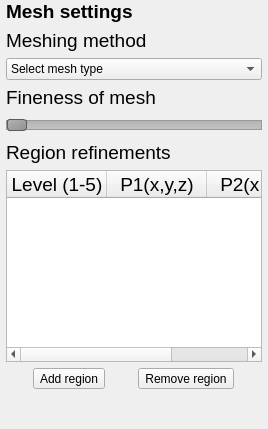
     <widget class="QWidget" name="page_9">
      <layout class="QVBoxLayout" name="verticalLayout_9">
       <property name="leftMargin">
        <number>6</number>
       </property>
       <property name="topMargin">
        <number>0</number>
       </property>
       <property name="rightMargin">
        <number>6</number>
       </property>
       <property name="bottomMargin">
        <number>0</number>
       </property>
       <item>
        <widget class="QLabel" name="label_11">
         <property name="font">
          <font>
           <pointsize>14</pointsize>
          </font>
         </property>
         <property name="text">
          <string>&lt;html&gt;&lt;head/&gt;&lt;body&gt;&lt;p&gt;&lt;span style=&quot; font-weight:600;&quot;&gt;Mesh settings&lt;/span&gt;&lt;/p&gt;&lt;/body&gt;&lt;/html&gt;</string>
         </property>
        </widget>
       </item>
       <item>
        <widget class="QLabel" name="GeoC_BathfiletypeLabel_2">
         <property name="font">
          <font>
           <pointsize>14</pointsize>
          </font>
         </property>
         <property name="text">
          <string>&lt;html&gt;&lt;head/&gt;&lt;body&gt;&lt;p&gt;Meshing method&lt;/p&gt;&lt;/body&gt;&lt;/html&gt;</string>
         </property>
        </widget>
       </item>
       <item>
        <widget class="QComboBox" name="GeoC_BathfiletypeOptions_2">
         <item>
          <property name="text">
           <string>Select mesh type</string>
          </property>
         </item>
         <item>
          <property name="text">
           <string>Use Hydro-UQ mesher</string>
          </property>
         </item>
         <item>
          <property name="text">
           <string>Upload mesh files</string>
          </property>
         </item>
         <item>
          <property name="text">
           <string>Upload solver specific mesh dicts</string>
          </property>
         </item>
        </widget>
       </item>
       <item>
        <widget class="QLabel" name="GeoC_BathfileLabel_6">
         <property name="font">
          <font>
           <pointsize>14</pointsize>
          </font>
         </property>
         <property name="focusPolicy">
          <enum>Qt::ClickFocus</enum>
         </property>
         <property name="text">
          <string>&lt;html&gt;&lt;head/&gt;&lt;body&gt;&lt;p&gt;Fineness of mesh&lt;/p&gt;&lt;/body&gt;&lt;/html&gt;</string>
         </property>
        </widget>
       </item>
       <item>
        <widget class="QSlider" name="horizontalSlider">
         <property name="mouseTracking">
          <bool>true</bool>
         </property>
         <property name="focusPolicy">
          <enum>Qt::WheelFocus</enum>
         </property>
         <property name="styleSheet">
          <string notr="true">QSlider::groove:horizontal {
    border: 1px solid #999999;
    height: 8px; /* the groove expands to the size of the slider by default. by giving it a height, it has a fixed size */
    background: qlineargradient(x1:0, y1:0, x2:0, y2:1, stop:0 #B1B1B1, stop:1 #c4c4c4);
    margin: 2px 0;
}

QSlider::handle:horizontal {
    background: qlineargradient(x1:0, y1:0, x2:1, y2:1, stop:0 #b4b4b4, stop:1 #8f8f8f);
    border: 1px solid #5c5c5c;
    width: 18px;
    margin: -2px 0; /* handle is placed by default on the contents rect of the groove. Expand outside the groove */
    border-radius: 3px;
}</string>
         </property>
         <property name="minimum">
          <number>1</number>
         </property>
         <property name="maximum">
          <number>5</number>
         </property>
         <property name="pageStep">
          <number>1</number>
         </property>
         <property name="orientation">
          <enum>Qt::Horizontal</enum>
         </property>
         <property name="tickPosition">
          <enum>QSlider::TicksBelow</enum>
         </property>
         <property name="tickInterval">
          <number>1</number>
         </property>
        </widget>
       </item>
       <item>
        <widget class="QLabel" name="GeoC_BathfileLabel_9">
         <property name="font">
          <font>
           <pointsize>14</pointsize>
          </font>
         </property>
         <property name="focusPolicy">
          <enum>Qt::ClickFocus</enum>
         </property>
         <property name="text">
          <string>&lt;html&gt;&lt;head/&gt;&lt;body&gt;&lt;p&gt;Region refinements&lt;/p&gt;&lt;/body&gt;&lt;/html&gt;</string>
         </property>
        </widget>
       </item>
       <item>
        <widget class="QTableWidget" name="GeoB_InterfaceTable_4">
         <property name="alternatingRowColors">
          <bool>true</bool>
         </property>
         <column>
          <property name="text">
           <string>Level (1-5)</string>
          </property>
          <property name="font">
           <font>
            <pointsize>14</pointsize>
           </font>
          </property>
          <property name="textAlignment">
           <set>AlignCenter</set>
          </property>
         </column>
         <column>
          <property name="text">
           <string>P1(x,y,z)</string>
          </property>
          <property name="font">
           <font>
            <pointsize>14</pointsize>
           </font>
          </property>
          <property name="textAlignment">
           <set>AlignCenter</set>
          </property>
         </column>
         <column>
          <property name="text">
           <string>P2(x,y,z)</string>
          </property>
          <property name="font">
           <font>
            <pointsize>14</pointsize>
           </font>
          </property>
          <property name="textAlignment">
           <set>AlignCenter</set>
          </property>
         </column>
        </widget>
       </item>
       <item>
        <layout class="QHBoxLayout" name="horizontalLayout_9">
         <item>
          <widget class="QToolButton" name="GeoB_AddPoint_4">
           <property name="text">
            <string>Add region</string>
           </property>
          </widget>
         </item>
         <item>
          <widget class="QToolButton" name="GeoB_RemPoint_4">
           <property name="text">
            <string>Remove region</string>
           </property>
          </widget>
         </item>
        </layout>
       </item>
       <item>
        <spacer name="verticalSpacer_9">
         <property name="orientation">
          <enum>Qt::Vertical</enum>
         </property>
         <property name="sizeHint" stdset="0">
          <size>
           <width>20</width>
           <height>40</height>
          </size>
         </property>
        </spacer>
       </item>
      </layout>
     </widget>
